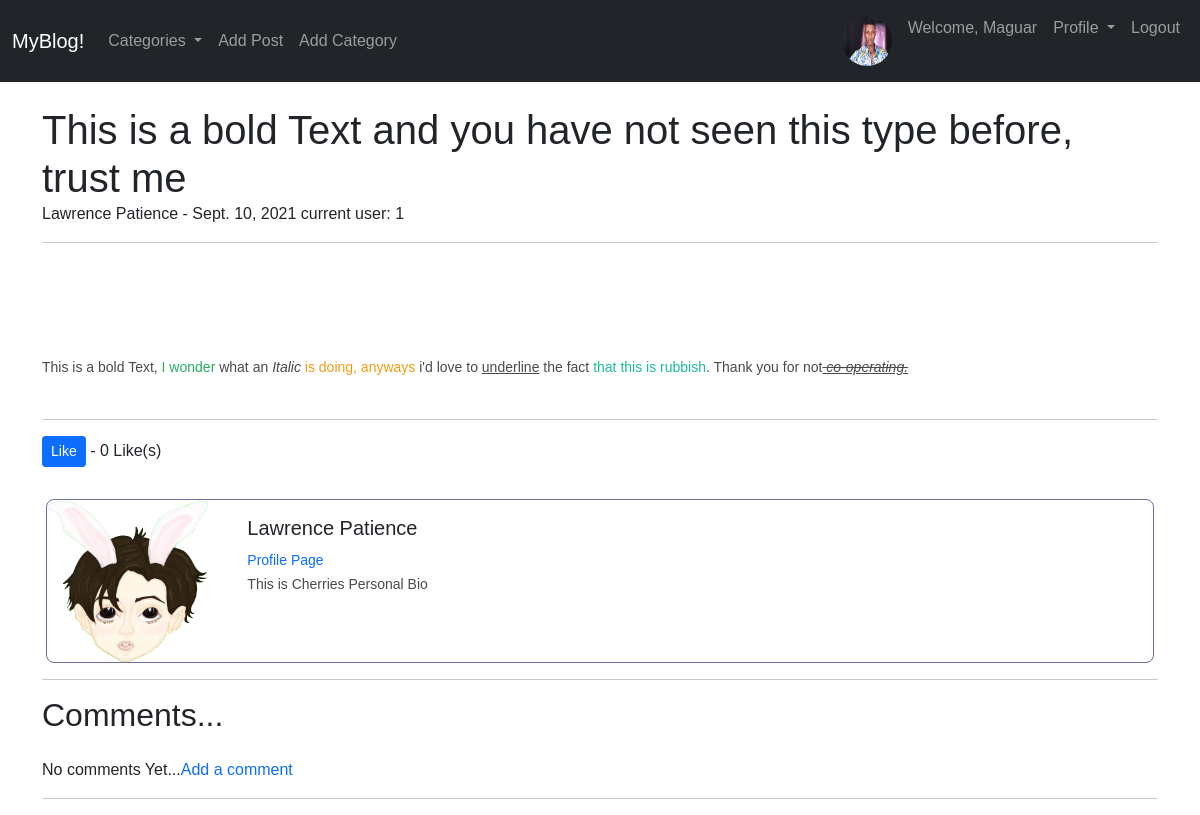
Page /article/29 (signed in) on the earlier database version.
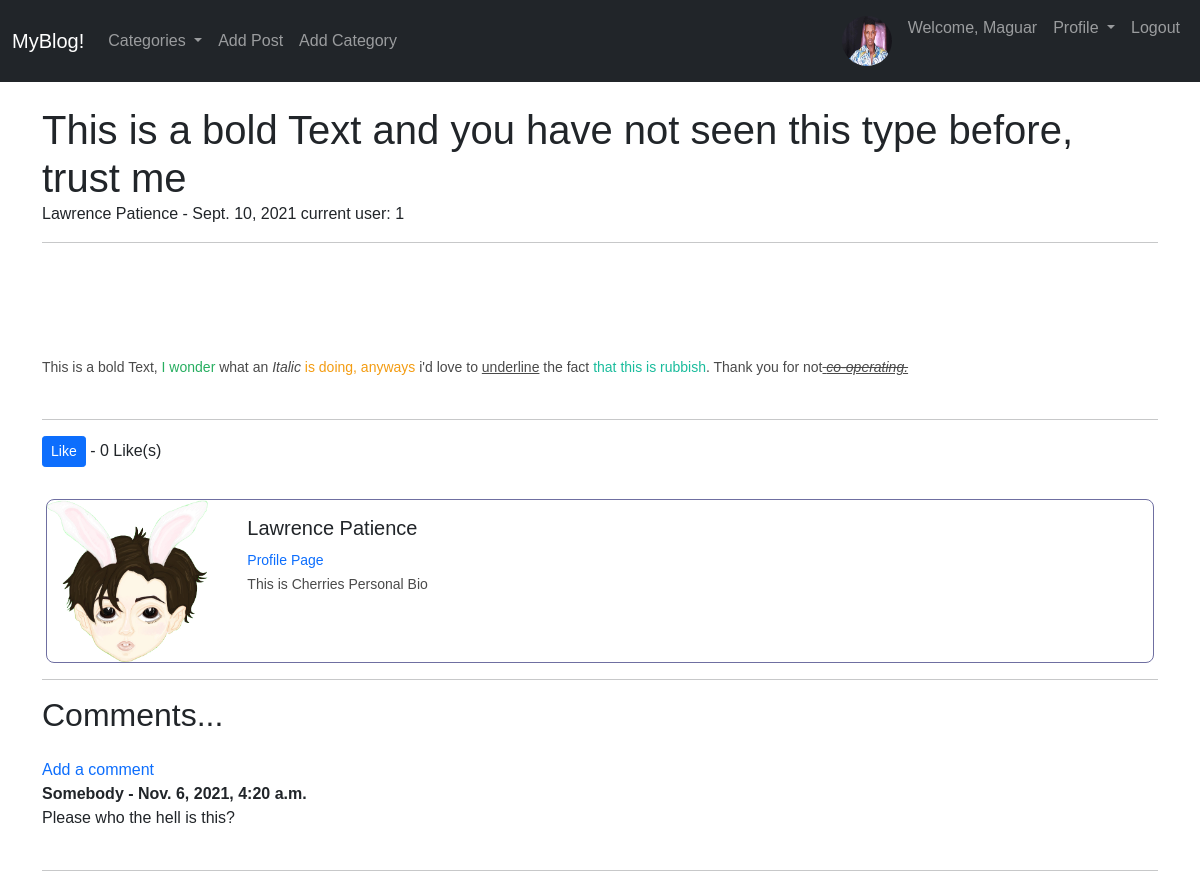
Same page on the later database version.
### myblog/models.py (models this page shows, shortened)
class Profile(models.Model):
    user = models.OneToOneField(User, null=True, on_delete=models.CASCADE)
    bio = models.TextField()
    profile_pic = models.ImageField(null=True, blank=True, upload_to="images/profile/")
    website_url = models.CharField(max_length=255, null=True, blank=True)
    fb_url = models.CharField(max_length=255, null=True, blank=True)
    twitter_url = models.CharField(max_length=255, null=True, blank=True)
    instagram_url = models.CharField(max_length=255, null=True, blank=True)
    pinterest_url = models.CharField(max_length=255, null=True, blank=True)

class Post(models.Model):
    title = models.CharField(max_length=255)
    header_image = models.ImageField(null=True, blank=True, upload_to="images/")
    full_path = models.TextField(default='myblog/')
    title_tag = models.CharField(max_length=63)
    meta_keywords = models.CharField(max_length=255, default='new')
    meta_description = models.CharField(max_length=255, default='new')
    author = models.ForeignKey(User, on_delete=models.CASCADE)
    body = RichTextField(blank=True, null=True)
    post_date = models.DateField(default=timezone.now)
    category = models.CharField(max_length=255, default='coding')
    snippet = models.CharField(max_length=255)
    likes = models.ManyToManyField(User, related_name='blog_posts')
    slug = models.SlugField(max_length=250, unique_for_date='post_date')
    def total_likes(self):
        return self.likes.count()

class Comment(models.Model):
    post = models.ForeignKey(Post, related_name="comments", on_delete=models.CASCADE)
    name = models.CharField(max_length=255)
    body = models.TextField()
    date_added = models.DateTimeField(auto_now_add=True)

### myblog/views.py (the view)
# urls.py: path('article/<int:pk>', ArticleDetailView.as_view(), name="article-detail"),
class ArticleDetailView(DetailView):
    model = Post
    template_name = 'article_details.html'
    def get_context_data(self, *args, **kwargs):
        cat_menu = Category.objects.all()
        context = super(ArticleDetailView, self).get_context_data(*args, **kwargs)
        stuff = get_object_or_404(Post, id=self.kwargs['pk'])
        total_likes = stuff.total_likes()#we call the fn in our Post model
        liked = False
        if stuff.likes.filter(id=self.request.user.id).exists():
            liked = True#Pass this as context for us on template
        context["cat_menu"] = cat_menu
        context["total_likes"] = total_likes#We can then access this from our article-detail template when we call
        context["liked"] = liked
        return context

### myblog/models.py (called while the page is built)
    def __str__(self):
        return self.name

### myblog/templates/article_details.html (shortened to what this page needs)
{% extends 'base.html' %}
{% load static %}
{% block content %}
    <h1>{{ post.title }}</h1>
        {{ post.author.first_name }} {{ post.author.last_name }} - {{ post.post_date }}
    current user: {{ user.id }}<br/>
    <hr/>
    <br/>
    <br/>
    <br/><br/>
    {{ post.body|safe }}
    <br/><hr/>
    <form action="{% url 'like_post' post.pk %}" method="POST">
      {% if user.is_authenticated %}
        {% if liked %}
          <button type="submit", name="post_id", value="{{ post.id }}", class="btn btn-danger btn-sm">
            unlike
          </button>
        {% else %}
          <button type="submit", name="post_id", value="{{ post.id }}", class="btn btn-primary btn-sm">
            Like
          </button>
        {% endif %}
        - {{ total_likes }} Like(s)
      {% else %}
        <strong>You need to <a href="{% url 'login' %}">Login</a> to Like or comment on this post</strong>
      {% endif %}
    </form>
    <br/>
    <div class="card mb-3">
      <div class="row g-0">
        <div class="col-md-2">
          {% if post.author.profile.profile_pic %}
            <img src="{{ post.author.profile.profile_pic.url }}" class="img-fluid rounded-start" alt="writer image">
          {% else %}
            <img src="{% static 'default_img/default.png' %}" class="img-fluid rounded-start" alt="writer image">
          {% endif %}
         </div>
        <div class="col-md-10">
          <div class="card-body">
            <h5 class="card-title">
              {{ post.author.first_name }}
              {{ post.author.last_name }}
            </h5>
            <p class="small text-muted">
              <a href="{% url 'show_profile_page' post.author.profile.id %}">Profile Page</a>
            </p>
            <p class="card-text">{{ post.author.profile.bio }}</p>
          </div>
        </div>
      </div>
    </div>
    <hr/>
    <h2>Comments...</h2>
    <br/>
    {% if not post.comments.all %}
      No comments Yet...<a href="{% url 'add_comment' post.pk %}">Add a comment</a>
    {% else %}
      <a href="{% url 'add_comment' post.pk %}">Add a comment</a>
      <br/>
      {% for comment in post.comments.all %}
        <strong>
          {{ comment.name }} -
          {{ comment.date_added }}
        </strong>
        <br/>
        {{ comment.body }}
        <br/><br/>
      {% endfor %}
    {% endif %}
    <hr/>
{% endblock %}

### myblog/templates/base.html (shortened to what this page needs)
{% load cms_tags menu_tags sekizai_tags %}
{% load static %}
<!doctype html>
<html lang="en">
  <head>
    <link href="https://cdn.jsdelivr.net/npm/bootstrap@5.1.0/dist/css/bootstrap.min.css" rel="stylesheet">
    <link href="{% static 'main.css' %}" rel="stylesheet">
  </head>
  <body>
    <nav class="navbar navbar-expand-lg navbar-dark bg-dark">
      <div class="container-fluid">
        <a class="navbar-brand" href="{% url 'home' %}">MyBlog!</a>
        <div class="collapse navbar-collapse" id="navbarSupportedContent">
          <ul class="navbar-nav me-auto mb-2 mb-lg-0">
            {% if cat_menu %}
            <li class="nav-item dropdown">
              <a class="nav-link dropdown-toggle" href="#" id="navbarDropdown" role="button" data-bs-toggle="dropdown" aria-expanded="false">
                Categories
              </a>
            </li>
            {% else %}
              <li class="nav-item">
                <a class="nav-link" href="{% url 'category-list' %}">Categories</a>
              </li>
            {% endif %}
            {% if user.is_authenticated %}
              <li class="nav-item">
                <a class="nav-link" href="{% url 'add_post' %}">Add Post</a>
              </li>
              <li class="nav-item">
                <a class="nav-link" href="{% url 'add_category' %}">Add Category</a>
              </li>
            {% endif %}
          </ul>
          <ul class="navbar-nav ml-auto mb-2 mb-lg-0">
            {% if user.is_authenticated %}
              <li class="nav-item">
                {% if user.profile.profile_pic %}
                  <a class="nav-link" href="#">
                    <img src="{{ user.profile.profile_pic.url }}" class="rounded-circle" alt="" width=5
                    height=5>
                  </a>
                {% else %}
                  <img src="{% static 'default_img/default.png' %}" class="rounded-circle" alt="" width=5 height=5/>
                {% endif %}
              </li>
              <li class="nav-item">
                <a class="nav-link" href="{% url 'show_profile_page' user.profile.id %}">Welcome, {{ user.username }}</a>
              </li>
              <li class="nav-item dropdown">
                <a class="nav-link dropdown-toggle" href="#" id="navbarDropdown" role="button" data-bs-toggle="dropdown" aria-expanded="false">
                  Profile
                </a>
              </li>
              <li class="nav-item">
                <a class="nav-link" href="{% url 'logout' %}">Logout</a>
              </li>
            {% endif %}
          </ul>
        </div>
      </div>
    </nav>
    <br/>
    <div class="container">
      {% block content %}
      {% endblock %}
    </div>
  </body>
</html>

### myblog/static/main.css (style rules this page uses)
body { font-family: 'Poppins', sans-serif; overflow-x: hidden; text-rendering: optimizeLegibility; -webkit-font-smoothing: antialiased; -moz-osx-font-smoothing: grayscale; }
.card { height: 100%; border-radius: 8px; border: 1px solid rgb(111, 111, 161); margin: 8px 4px; }
p { margin-bottom: 0px; font-size: 14px; font-weight: 300; color: #4a4a4a; line-height: 24px; }
a { text-decoration: none!important; }
ul { padding: 0; margin: 0; list-style: none; }
h1,h2,h3,h4,h5,h6 { margin: 0px; }
.rounded-circle { width: 50px; height: 50px; }

Differences in the rows shown:
added Comment: name "Somebody", date_added "Nov. 6, 2021, 4:20 a.m.", body "Please who the hell is this?"
Other differences:
text no longer shown: "No comments Yet..."
